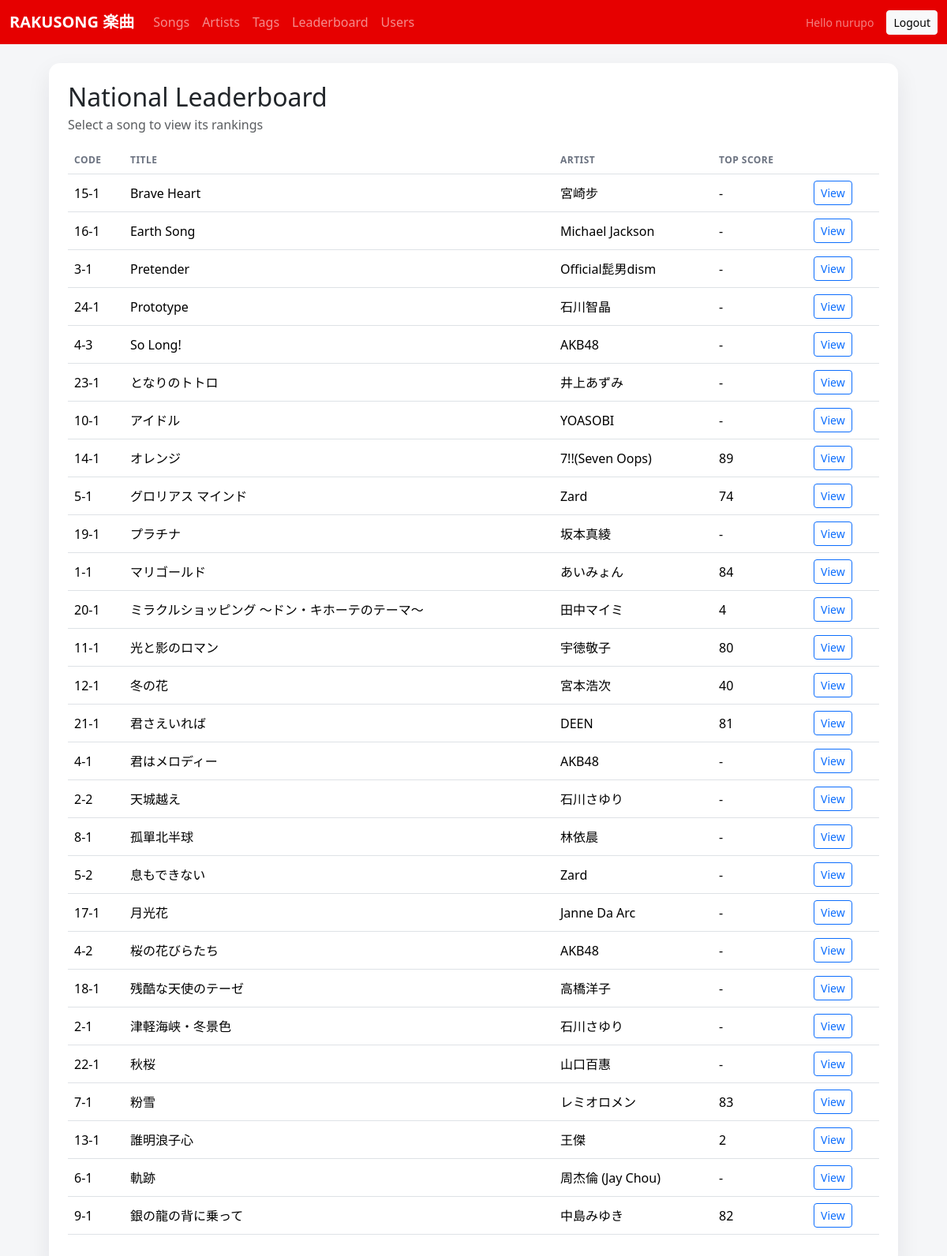
Page /ui/leaderboard/ (signed in) on the earlier database version.
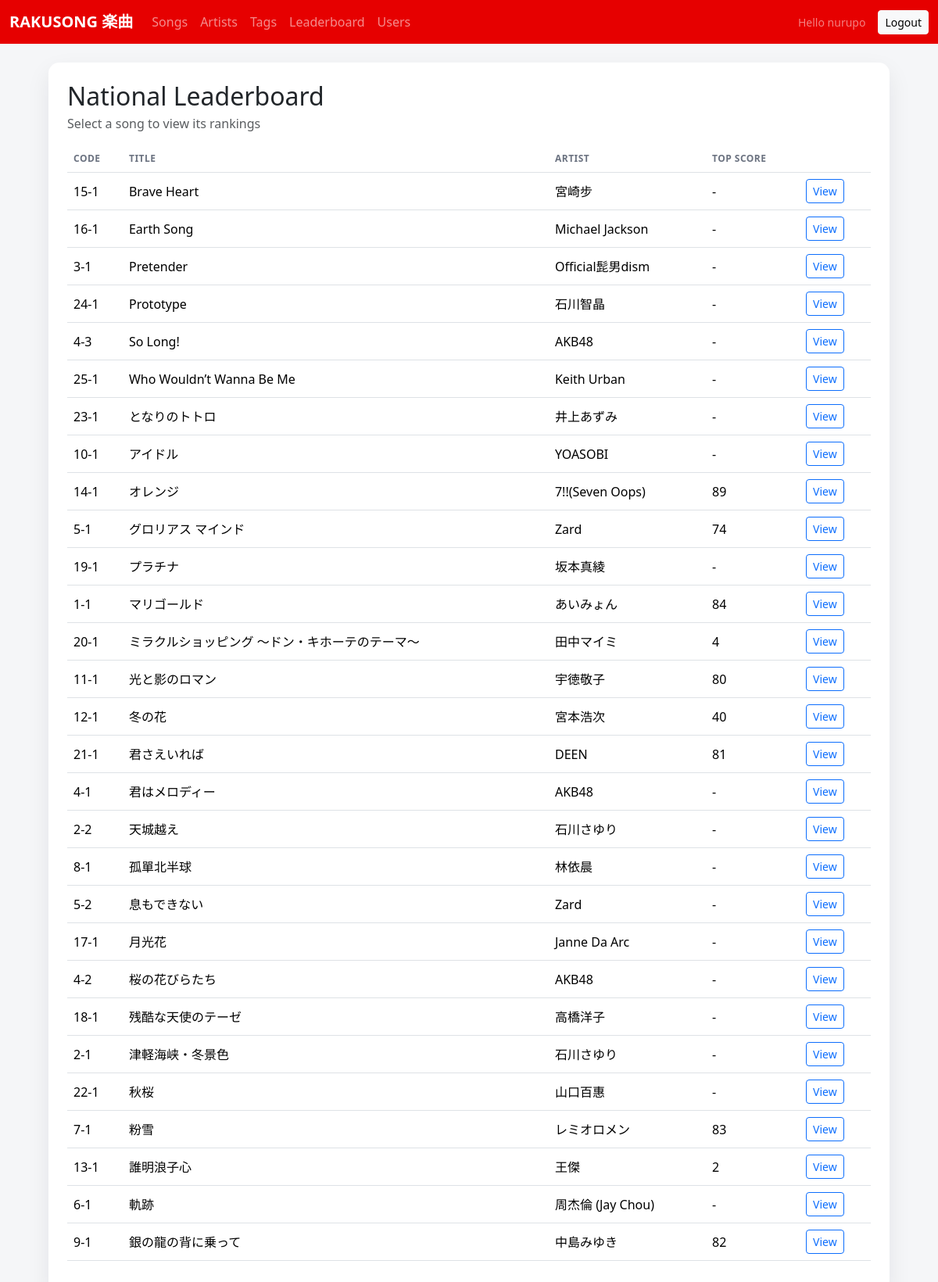
Same page on the later database version.
### songs/models.py (models this page shows, shortened)
class Song(models.Model):
    code = models.CharField(max_length=32, unique=True, blank=True)
    title = models.CharField(max_length=255)
    artist = models.CharField(max_length=255, blank=True)
    artist_no = models.PositiveIntegerField(null=True, blank=True)
    song_no = models.PositiveIntegerField(null=True, blank=True)
    language = models.CharField(max_length=32, blank=True, default='jp')
    duration_seconds = models.PositiveIntegerField(null=True, blank=True)
    bpm = models.PositiveIntegerField(null=True, blank=True)
    key = models.CharField(max_length=16, blank=True)
    tags = models.ManyToManyField(Tag, blank=True, related_name='songs')
    midi_file = models.FileField(upload_to=midi_upload_path, blank=True, null=True)
    lrc_file = models.FileField(upload_to=lrc_upload_path, blank=True, null=True)
    cover_image = models.ImageField(upload_to='songs/cover/', blank=True, null=True)
    lrc_offset = models.IntegerField(default=0)
    is_published = models.BooleanField(default=True)
    created_at = models.DateTimeField(auto_now_add=True)
    updated_at = models.DateTimeField(auto_now=True)

### songs/views_ui.py (the view, shortened to what this page needs)
@login_required
def leaderboard_list(request):
    song_code = (request.GET.get('song') or '').strip()
    songs = (
        Song.objects
        .order_by('title')
        .annotate(top_score=Max('scores__score'))
    )
    selected_song = None
    scores = []
    return render(
        request,
        'scores/leaderboard_list.html',
        {
            'songs': songs,
            'selected_song': selected_song,
            'scores': scores,
            'song_code': song_code,
        },
    )

### templates/scores/leaderboard_list.html (shortened to what this page needs)
{% extends "base.html" %}
{% block content %}
  <div class="card p-4 mb-4">
    <div class="d-flex flex-wrap gap-3 justify-content-between align-items-center mb-3">
      <div>
        <h2 class="mb-1">National Leaderboard</h2>
        <div class="text-muted">Select a song to view its rankings</div>
      </div>
    </div>
    <div class="table-responsive">
      <table class="table align-middle">
        <thead>
          <tr>
            <th>Code</th>
            <th>Title</th>
            <th>Artist</th>
            <th>Top Score</th>
            <th></th>
          </tr>
        </thead>
        <tbody>
          {% for song in songs %}
            <tr>
              <td>{{ song.code }}</td>
              <td>{{ song.title }}</td>
              <td>{{ song.artist }}</td>
              <td>{{ song.top_score|default:"-" }}</td>
              <td>
                <a class="btn btn-sm btn-outline-primary" href="?song={{ song.code }}">View</a>
              </td>
            </tr>
          {% empty %}
            <tr>
              <td colspan="5" class="text-muted">No songs found.</td>
            </tr>
          {% endfor %}
        </tbody>
      </table>
    </div>
  </div>
{% endblock %}

### templates/base.html (shortened to what this page needs)
<!DOCTYPE html>
<html lang="en">
  <head>
    <link
      href="https://cdnjs.cloudflare.com/ajax/libs/bootstrap/5.3.8/css/bootstrap.min.css"
      rel="stylesheet"
    />
  </head>
  <body>
    <nav class="navbar navbar-expand-lg navbar-dark" style="background: #e60000;">
      <div class="container-fluid">
        <a class="navbar-brand fw-semibold" href="{% url 'ui_song_list' %}">RAKUSONG 楽曲</a>
        <div class="collapse navbar-collapse" id="mainNav">
          <ul class="navbar-nav me-auto mb-2 mb-lg-0">
            <li class="nav-item"><a class="nav-link" href="{% url 'ui_song_list' %}">Songs</a></li>
            <li class="nav-item"><a class="nav-link" href="{% url 'ui_artist_list' %}">Artists</a></li>
            <li class="nav-item"><a class="nav-link" href="{% url 'ui_tag_list' %}">Tags</a></li>
            <li class="nav-item"><a class="nav-link" href="{% url 'ui_leaderboard' %}">Leaderboard</a></li>
            <li class="nav-item"><a class="nav-link" href="{% url 'ui_user_list' %}">Users</a></li>
          </ul>
          {% if request.user.is_authenticated %}
            <div class="d-flex align-items-center gap-3">
              <span class="text-white-50 small">Hello {{ request.user.username }}</span>
              <a class="btn btn-light btn-sm" href="{% url 'ui_logout' %}">Logout</a>
            </div>
          {% endif %}
        </div>
      </div>
    </nav>
    <main class="container page-shell py-4">
      {% block content %}{% endblock %}
    </main>
  </body>
</html>

### templates/base.html (style rules this page uses)
:root { color-scheme: light; --bs-primary: #e60000; --bs-primary-rgb: 230, 0, 0; --bs-link-color: #e60000; --bs-link-hover-color: #b30000; }
body { margin: 0; font-family: "Segoe UI", "Helvetica Neue", Arial, sans-serif; background: #f5f6f8; color: #1b1f24; }
.page-shell { max-width: 1100px; }
.card { border-radius: 14px; box-shadow: 0 12px 30px rgba(17, 24, 39, 0.08); border: none; }
.table thead th { color: #6b7280; font-weight: 600; text-transform: uppercase; letter-spacing: 0.04em; font-size: 12px; }

Differences in the rows shown:
added Song: code "25-1", title "Who Wouldn’t Wanna Be Me", artist "Keith Urban", top_score "-"
